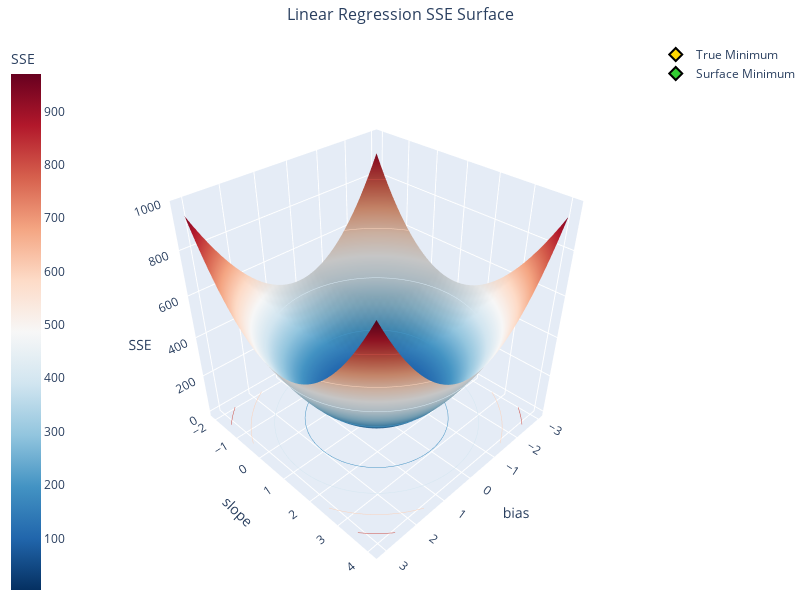

The cell this chart's notebook holds for it:
### Code cell
viz = LinearRegressionSSEVisualizer(
    x_data=order_totals,
    y_data=observed_tips,
    true_bias=true_base_tip,
    true_slope=true_tip_rate,
    standardize=True,
)

fig = viz.create_3d_surface_plot(resolution=40)
fig.show()

### Figure 1 — Plotly figure (JSON) as saved in the notebook; plotly's stock layout.template omitted (floating-point values rounded to 4 significant figures; data arrays with more than 128 entries replaced by an {"elided": "..."} marker saying what was removed)
{"data": [{"colorbar": {"title": {"text": "SSE"}, "x": -0.2}, "colorscale": [[0, "rgb(5,48,97)"], [0.1, "rgb(33,102,172)"], [0.2, "rgb(67,147,195)"], [0.3, "rgb(146,197,222)"], [0.4, "rgb(209,229,240)"], [0.5, "rgb(247,247,247)"], [0.6, "rgb(253,219,199)"], [0.7, "rgb(244,165,130)"], [0.8, "rgb(214,96,77)"], [0.9, "rgb(178,24,43)"], [1, "rgb(103,0,31)"]], "contours": {"z": {"highlightcolor": "limegreen", "project": {"z": true}, "show": true, "usecolormap": true}}, "hovertemplate": "<b>Parameters:</b><br>bias: %{x:.3f}<br>slope: %{y:.3f}<br>SSE: %{z:.3f}<br><extra></extra>", "name": "SSE Surface", "showscale": true, "type": "surface", "x": {"elided": "40x40 float values"}, "y": {"elided": "40x40 float values"}, "z": {"elided": "40x40 float values"}}, {"hovertemplate": "<b>True Minimum:</b><br>bias: %{x:.3f}<br>slope: %{y:.3f}<br>SSE: %{z:.3f}<br><extra></extra>", "marker": {"color": "gold", "line": {"color": "black", "width": 2}, "size": 10, "symbol": "diamond"}, "mode": "markers", "name": "True Minimum", "type": "scatter3d", "x": [0.05558], "y": [1.019], "z": [3.348]}, {"hovertemplate": "<b>Surface Minimum:</b><br>bias: %{x:.3f}<br>slope: %{y:.3f}<br>SSE: %{z:.3f}<br><extra></extra>", "marker": {"color": "limegreen", "line": {"color": "black", "width": 2}, "size": 10, "symbol": "diamond"}, "mode": "markers", "name": "Surface Minimum", "type": "scatter3d", "x": [-0.0228], "y": [0.9406], "z": [3.134]}], "layout": {"height": 600, "margin": {"b": 0, "l": 80, "r": 0, "t": 40}, "scene": {"camera": {"eye": {"x": 1.5, "y": 1.5, "z": 1.5}}, "xaxis": {"title": {"text": "bias"}}, "yaxis": {"title": {"text": "slope"}}, "zaxis": {"title": {"text": "SSE"}}}, "title": {"font": {"size": 16}, "text": "Linear Regression SSE Surface", "x": 0.5}, "width": 800}}
